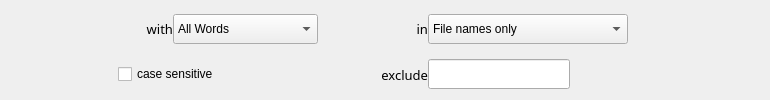
                  <widget class="QWidget" name="Search_widget_FileNameCriteria" native="true">
                   <layout class="QVBoxLayout" name="Search_verticalLayout_FileNameCriteriaMain">
                    <property name="spacing">
                     <number>0</number>
                    </property>
                    <property name="leftMargin">
                     <number>0</number>
                    </property>
                    <property name="topMargin">
                     <number>0</number>
                    </property>
                    <property name="rightMargin">
                     <number>0</number>
                    </property>
                    <property name="bottomMargin">
                     <number>0</number>
                    </property>
                    <item>
                     <layout class="QHBoxLayout" name="Search_horizontalLayout_SearchFilters1">
                      <property name="leftMargin">
                       <number>8</number>
                      </property>
                      <property name="topMargin">
                       <number>0</number>
                      </property>
                      <property name="bottomMargin">
                       <number>0</number>
                      </property>
                      <item>
                       <widget class="QLabel" name="Search_label_LinkImage02">
                        <property name="sizePolicy">
                         <sizepolicy hsizetype="Fixed" vsizetype="Preferred">
                          <horstretch>0</horstretch>
                          <verstretch>0</verstretch>
                         </sizepolicy>
                        </property>
                        <property name="minimumSize">
                         <size>
                          <width>80</width>
                          <height>40</height>
                         </size>
                        </property>
                        <property name="maximumSize">
                         <size>
                          <width>80</width>
                          <height>40</height>
                         </size>
                        </property>
                        <property name="styleSheet">
                         <string notr="true">background: url(:/images/link-v.png) repeat-y left;</string>
                        </property>
                        <property name="text">
                         <string/>
                        </property>
                       </widget>
                      </item>
                      <item>
                       <widget class="QLabel" name="Search_label_LinkImage03">
                        <property name="sizePolicy">
                         <sizepolicy hsizetype="Fixed" vsizetype="Preferred">
                          <horstretch>0</horstretch>
                          <verstretch>0</verstretch>
                         </sizepolicy>
                        </property>
                        <property name="minimumSize">
                         <size>
                          <width>30</width>
                          <height>38</height>
                         </size>
                        </property>
                        <property name="maximumSize">
                         <size>
                          <width>25</width>
                          <height>16777215</height>
                         </size>
                        </property>
                        <property name="styleSheet">
                         <string notr="true">background: url(:/images/link-tree-mid.png) repeat-y left;</string>
                        </property>
                        <property name="text">
                         <string/>
                        </property>
                        <property name="alignment">
                         <set>Qt::AlignmentFlag::AlignLeading|Qt::AlignmentFlag::AlignLeft|Qt::AlignmentFlag::AlignTop</set>
                        </property>
                       </widget>
                      </item>
                      <item>
                       <widget class="QLabel" name="Search_label_With">
                        <property name="enabled">
                         <bool>true</bool>
                        </property>
                        <property name="sizePolicy">
                         <sizepolicy hsizetype="Fixed" vsizetype="Preferred">
                          <horstretch>0</horstretch>
                          <verstretch>0</verstretch>
                         </sizepolicy>
                        </property>
                        <property name="minimumSize">
                         <size>
                          <width>55</width>
                          <height>0</height>
                         </size>
                        </property>
                        <property name="maximumSize">
                         <size>
                          <width>40</width>
                          <height>16777215</height>
                         </size>
                        </property>
                        <property name="font">
                         <font>
                          <family>Noto Sans</family>
                          <pointsize>10</pointsize>
                         </font>
                        </property>
                        <property name="text">
                         <string>with</string>
                        </property>
                        <property name="alignment">
                         <set>Qt::AlignmentFlag::AlignRight|Qt::AlignmentFlag::AlignTrailing|Qt::AlignmentFlag::AlignVCenter</set>
                        </property>
                        <property name="margin">
                         <number>6</number>
                        </property>
                       </widget>
                      </item>
                      <item>
                       <widget class="QComboBox" name="Search_comboBox_TextCriteria">
                        <property name="minimumSize">
                         <size>
                          <width>145</width>
                          <height>0</height>
                         </size>
                        </property>
                        <property name="maximumSize">
                         <size>
                          <width>16777215</width>
                          <height>30</height>
                         </size>
                        </property>
                        <property name="toolTip">
                         <string>Define how the search text should be used.</string>
                        </property>
                        <property name="whatsThis">
                         <string>Define how the search text should be used.</string>
                        </property>
                        <item>
                         <property name="text">
                          <string>All Words</string>
                         </property>
                        </item>
                        <item>
                         <property name="text">
                          <string>Exact Phrase</string>
                         </property>
                        </item>
                        <item>
                         <property name="text">
                          <string>Begins With</string>
                         </property>
                        </item>
                        <item>
                         <property name="text">
                          <string>Any Word</string>
                         </property>
                        </item>
                       </widget>
                      </item>
                      <item>
                       <spacer name="Search_horizontalSpacer_01">
                        <property name="orientation">
                         <enum>Qt::Orientation::Horizontal</enum>
                        </property>
                        <property name="sizeType">
                         <enum>QSizePolicy::Policy::Fixed</enum>
                        </property>
                        <property name="sizeHint" stdset="0">
                         <size>
                          <width>20</width>
                          <height>20</height>
                         </size>
                        </property>
                       </spacer>
                      </item>
                      <item>
                       <widget class="QLabel" name="Search_label_LinkImage04">
                        <property name="sizePolicy">
                         <sizepolicy hsizetype="Fixed" vsizetype="Preferred">
                          <horstretch>0</horstretch>
                          <verstretch>0</verstretch>
                         </sizepolicy>
                        </property>
                        <property name="minimumSize">
                         <size>
                          <width>20</width>
                          <height>0</height>
                         </size>
                        </property>
                        <property name="styleSheet">
                         <string notr="true">
background: url(:/images/link-h.png) repeat-x center;</string>
                        </property>
                        <property name="text">
                         <string/>
                        </property>
                       </widget>
                      </item>
                      <item>
                       <widget class="QLabel" name="Search_label_In">
                        <property name="enabled">
                         <bool>true</bool>
                        </property>
                        <property name="sizePolicy">
                         <sizepolicy hsizetype="Fixed" vsizetype="Preferred">
                          <horstretch>0</horstretch>
                          <verstretch>0</verstretch>
                         </sizepolicy>
                        </property>
                        <property name="minimumSize">
                         <size>
                          <width>70</width>
                          <height>0</height>
                         </size>
                        </property>
                        <property name="maximumSize">
                         <size>
                          <width>30</width>
                          <height>16777215</height>
                         </size>
                        </property>
                        <property name="font">
                         <font>
                          <family>Noto Sans</family>
                          <pointsize>10</pointsize>
                         </font>
                        </property>
                        <property name="text">
                         <string>in</string>
                        </property>
                        <property name="alignment">
                         <set>Qt::AlignmentFlag::AlignRight|Qt::AlignmentFlag::AlignTrailing|Qt::AlignmentFlag::AlignVCenter</set>
                        </property>
                        <property name="margin">
                         <number>6</number>
                        </property>
                       </widget>
                      </item>
                      <item>
                       <widget class="QComboBox" name="Search_comboBox_SearchIn">
                        <property name="minimumSize">
                         <size>
                          <width>200</width>
                          <height>0</height>
                         </size>
                        </property>
                        <property name="maximumSize">
                         <size>
                          <width>16777215</width>
                          <height>30</height>
                         </size>
                        </property>
                        <property name="toolTip">
                         <string>Define if the search text should be used to look only in file names, or folder paths, or both.</string>
                        </property>
                        <item>
                         <property name="text">
                          <string>File names only</string>
                         </property>
                        </item>
                        <item>
                         <property name="text">
                          <string>File names or Folder paths</string>
                         </property>
                        </item>
                        <item>
                         <property name="text">
                          <string>Folder path only</string>
                         </property>
                        </item>
                       </widget>
                      </item>
                      <item>
                       <spacer name="Search_horizontalSpacer_03">
                        <property name="orientation">
                         <enum>Qt::Orientation::Horizontal</enum>
                        </property>
                        <property name="sizeType">
                         <enum>QSizePolicy::Policy::Expanding</enum>
                        </property>
                        <property name="sizeHint" stdset="0">
                         <size>
                          <width>100</width>
                          <height>20</height>
                         </size>
                        </property>
                       </spacer>
                      </item>
                     </layout>
                    </item>
                    <item>
                     <layout class="QHBoxLayout" name="Search_horizontalLayout_SearchFilters2">
                      <property name="leftMargin">
                       <number>8</number>
                      </property>
                      <item>
                       <widget class="QLabel" name="Search_label_LinkImage15">
                        <property name="sizePolicy">
                         <sizepolicy hsizetype="Fixed" vsizetype="Preferred">
                          <horstretch>0</horstretch>
                          <verstretch>0</verstretch>
                         </sizepolicy>
                        </property>
                        <property name="minimumSize">
                         <size>
                          <width>80</width>
                          <height>33</height>
                         </size>
                        </property>
                        <property name="maximumSize">
                         <size>
                          <width>80</width>
                          <height>40</height>
                         </size>
                        </property>
                        <property name="styleSheet">
                         <string notr="true">background: url(:/images/link-v.png) repeat-y left;</string>
                        </property>
                        <property name="text">
                         <string/>
                        </property>
                       </widget>
                      </item>
                      <item>
                       <widget class="QLabel" name="Search_label_LinkImage08">
                        <property name="enabled">
                         <bool>true</bool>
                        </property>
                        <property name="sizePolicy">
                         <sizepolicy hsizetype="Fixed" vsizetype="Preferred">
                          <horstretch>0</horstretch>
                          <verstretch>0</verstretch>
                         </sizepolicy>
                        </property>
                        <property name="minimumSize">
                         <size>
                          <width>30</width>
                          <height>0</height>
                         </size>
                        </property>
                        <property name="maximumSize">
                         <size>
                          <width>35</width>
                          <height>16777215</height>
                         </size>
                        </property>
                        <property name="styleSheet">
                         <string notr="true">background: url(:/images/link-tree-end.png) no-repeat left;</string>
                        </property>
                        <property name="text">
                         <string/>
                        </property>
                        <property name="alignment">
                         <set>Qt::AlignmentFlag::AlignLeading|Qt::AlignmentFlag::AlignLeft|Qt::AlignmentFlag::AlignTop</set>
                        </property>
                       </widget>
                      </item>
                      <item>
                       <widget class="QCheckBox" name="Search_checkBox_CaseSensitive">
                        <property name="enabled">
                         <bool>true</bool>
                        </property>
                        <property name="minimumSize">
                         <size>
                          <width>200</width>
                          <height>0</height>
                         </size>
                        </property>
                        <property name="toolTip">
                         <string>&lt;html&gt;&lt;head/&gt;&lt;body&gt;&lt;p&gt;The results should match exactly the text (sensitive to capitalization of letters)&lt;/p&gt;&lt;/body&gt;&lt;/html&gt;</string>
                        </property>
                        <property name="text">
                         <string>case sensitive</string>
                        </property>
                        <property name="checked">
                         <bool>false</bool>
                        </property>
                       </widget>
                      </item>
                      <item>
                       <spacer name="Search_horizontalSpacer_17">
                        <property name="orientation">
                         <enum>Qt::Orientation::Horizontal</enum>
                        </property>
                        <property name="sizeType">
                         <enum>QSizePolicy::Policy::Fixed</enum>
                        </property>
                        <property name="sizeHint" stdset="0">
                         <size>
                          <width>20</width>
                          <height>20</height>
                         </size>
                        </property>
                       </spacer>
                      </item>
                      <item>
                       <widget class="QLabel" name="Search_label_LinkImage14">
                        <property name="sizePolicy">
                         <sizepolicy hsizetype="Fixed" vsizetype="Preferred">
                          <horstretch>0</horstretch>
                          <verstretch>0</verstretch>
                         </sizepolicy>
                        </property>
                        <property name="minimumSize">
                         <size>
                          <width>20</width>
                          <height>0</height>
                         </size>
                        </property>
                        <property name="styleSheet">
                         <string notr="true">
background: url(:/images/link-h.png) repeat-x center;</string>
                        </property>
                        <property name="text">
                         <string/>
                        </property>
                       </widget>
                      </item>
                      <item>
                       <widget class="QLabel" name="Search_label_Exclude">
                        <property name="enabled">
                         <bool>true</bool>
                        </property>
                        <property name="sizePolicy">
                         <sizepolicy hsizetype="Fixed" vsizetype="Preferred">
                          <horstretch>0</horstretch>
                          <verstretch>0</verstretch>
                         </sizepolicy>
                        </property>
                        <property name="minimumSize">
                         <size>
                          <width>70</width>
                          <height>0</height>
                         </size>
                        </property>
                        <property name="maximumSize">
                         <size>
                          <width>100</width>
                          <height>16777215</height>
                         </size>
                        </property>
                        <property name="font">
                         <font>
                          <family>Noto Sans</family>
                          <pointsize>10</pointsize>
                         </font>
                        </property>
                        <property name="text">
                         <string>exclude</string>
                        </property>
                        <property name="alignment">
                         <set>Qt::AlignmentFlag::AlignRight|Qt::AlignmentFlag::AlignTrailing|Qt::AlignmentFlag::AlignVCenter</set>
                        </property>
                        <property name="margin">
                         <number>6</number>
                        </property>
                       </widget>
                      </item>
                      <item>
                       <widget class="QLineEdit" name="Search_lineEdit_Exclude">
                        <property name="maximumSize">
                         <size>
                          <width>16777215</width>
                          <height>30</height>
                         </size>
                        </property>
                        <property name="font">
                         <font>
                          <family>Noto Sans</family>
                          <pointsize>11</pointsize>
                         </font>
                        </property>
                        <property name="clearButtonEnabled">
                         <bool>true</bool>
                        </property>
                       </widget>
                      </item>
                      <item>
                       <spacer name="Search_horizontalSpacer_13">
                        <property name="orientation">
                         <enum>Qt::Orientation::Horizontal</enum>
                        </property>
                        <property name="sizeType">
                         <enum>QSizePolicy::Policy::Expanding</enum>
                        </property>
                        <property name="sizeHint" stdset="0">
                         <size>
                          <width>200</width>
                          <height>20</height>
                         </size>
                        </property>
                       </spacer>
                      </item>
                     </layout>
                    </item>
                   </layout>
                  </widget>
